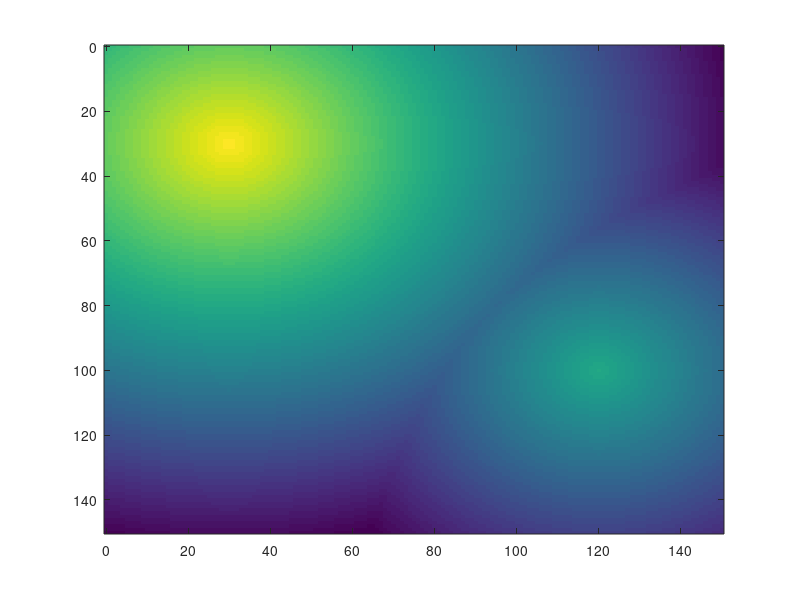

MATLAB code to generate this figure: (Note: this script raises an error after producing the figure.)
function janeczko_problem3a
%JANECZKO_PROBLEM3A
%   This code plots the paths of 1000
%   butterflies, conduct hill-topping, one after another.
%   In each step of their random walk, the butterfly executes one 
%   of two possible actions: with probability q, it move to the 
%   adjacent cell with the highest elevation; otherwise (with 
%   probability 1-q), it moves to a randomly selected adjacent cell.
%   Moreover, each butterfly continuously lowers the ground below its 
%   position. Their paths end when they reach a hill top or after 1000 steps,
%   whichever comes first. The paths are plotted one butterfly walk at a
%   time.
%
%   01/2016 by Benjamin Seibold, modified by Katrina Janeczko 02/2022


% Parameters
N = 500; % number of butterflies
ns = 1000; % number of random walk steps
q = 0.4; % probability to move to neighbor cell with highest elevation
reduc = 0.1; % reduction coefficient
f = @(x,y) max(100-sqrt((x-30).^2+(y-30).^2),... % elevation function,
    50-sqrt((x-120).^2+(y-100).^2)); % consisting of two conical humps
ax = [0 150 0 150]; % domain for plotting
x0 = [85,95]; % initial position of butterfly

% Initialization
px = ax(1):ax(2); % x-vector for plotting of elevation
py = ax(3):ax(4); % y-vector for plotting of elevation
[PX,PY] = meshgrid(px,py); % generate 2d data for plotting
F = f(PX,PY); % elevation data
xf = zeros(N,2); % array for final positions of butterflies
rx = [-1;-1;-1;0;0;1;1;1]; % x-coordinate of neighbor cells of origin
ry = [-1;0;1;-1;1;-1;0;1]; % y-coordinate of neighbor cells of origin

% Plotting
clf
background = imagesc(px,py,F); % set background to color representation of elevation field
background.CData = F; % plot background
hold on
axis equal xy, axis(ax)
xlabel('x'), ylabel('y') % axis labels

for i = 1:N % loop over number of butterflies
    title(sprintf('Random walk over elevation map (With ground lowering) (butterfly %d/%d)',i,N))
    X = x0; % set initial position

    plot(x0(1),x0(2),'ro') % plot starting position
    plot(xf(:,1),xf(:,2),'m*') % plot final position
    
    for j = 1:ns % loop over steps

        % Random walk step influenced by ground lowering
        nf = interp2(px,py,F,X(end,1)+rx,X(end,2)+ry); % evaluate field on butterfly
        [val,ind] = max(nf); % val is maximum value, ind is index of maximum value
    
        if val<interp2(px,py,F,X(end,1),X(end,2)) % If the butterfly's current position is higher than
            break % any neighboring cell, it's a hill top, so stop random walk
        end

        if rand<1-q % If probability 1-q,
            ind = randi(8); % choose random index for neighbor cell instead of logical choice
        end
        
        % Dig the ground below
        L = reduc*exp(-.05*((PX-X(end,1)).^2+(PY-X(end,2)).^2)); % local influence of this butterfly
        F = max(F-L,0); % reduce elevation by local influence

        step = [rx(ind),ry(ind)]; % step to neighbor cell
        X(end+1,:) = X(end,:)+step; % take step and append matrix
        
        % plot(X(end-1:end,1),X(end-1:end,2),'w-') %animate every frame
        % drawnow
    end
    plot(X(1:end,1),X(1:end,2),'w-') % show every butterfly
    drawnow

    background.CData = F; % plot background
    xf(i,:) = X(end,:); % record endpoints in xf array

end
hold off